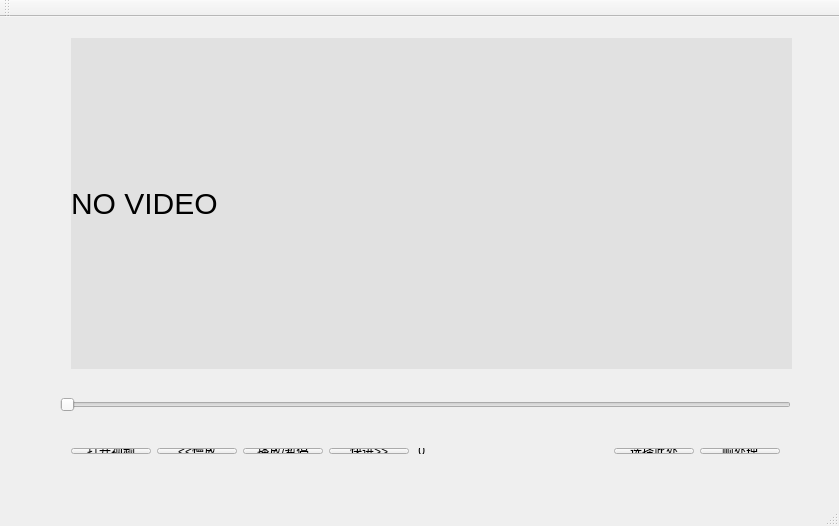
<?xml version="1.0" encoding="UTF-8"?>
<ui version="4.0">
 <class>Video_Form</class>
 <widget class="QMainWindow" name="Video_Form">
  <property name="geometry">
   <rect>
    <x>0</x>
    <y>0</y>
    <width>839</width>
    <height>526</height>
   </rect>
  </property>
  <property name="windowTitle">
   <string>Video_Form</string>
  </property>
  <widget class="QWidget" name="centralWidget">
   <widget class="QLabel" name="video_label">
    <property name="geometry">
     <rect>
      <x>71</x>
      <y>21</y>
      <width>721</width>
      <height>331</height>
     </rect>
    </property>
    <property name="styleSheet">
     <string notr="true">background:rgb(225, 225, 225);
font-size: 30px;
</string>
    </property>
    <property name="text">
     <string>NO VIDEO</string>
    </property>
   </widget>
   <widget class="QSlider" name="slider">
    <property name="geometry">
     <rect>
      <x>60</x>
      <y>380</y>
      <width>731</width>
      <height>16</height>
     </rect>
    </property>
    <property name="styleSheet">
     <string notr="true"/>
    </property>
    <property name="orientation">
     <enum>Qt::Horizontal</enum>
    </property>
   </widget>
   <widget class="QWidget" name="layoutWidget">
    <property name="geometry">
     <rect>
      <x>60</x>
      <y>420</y>
      <width>731</width>
      <height>28</height>
     </rect>
    </property>
    <layout class="QHBoxLayout" name="horizontalLayout">
     <item>
      <widget class="QPushButton" name="open_btn">
       <property name="text">
        <string>打开视频</string>
       </property>
      </widget>
     </item>
     <item>
      <widget class="QPushButton" name="pushButton">
       <property name="text">
        <string>&lt;&lt;慢放</string>
       </property>
      </widget>
     </item>
     <item>
      <widget class="QPushButton" name="start_btn">
       <property name="text">
        <string>播放/暂停</string>
       </property>
      </widget>
     </item>
     <item>
      <widget class="QPushButton" name="pushButton_2">
       <property name="text">
        <string>快进&gt;&gt;</string>
       </property>
      </widget>
     </item>
     <item>
      <widget class="QLabel" name="label_mag">
       <property name="text">
        <string> 0</string>
       </property>
      </widget>
     </item>
     <item>
      <spacer name="horizontalSpacer">
       <property name="orientation">
        <enum>Qt::Horizontal</enum>
       </property>
       <property name="sizeHint" stdset="0">
        <size>
         <width>40</width>
         <height>20</height>
        </size>
       </property>
      </spacer>
     </item>
     <item>
      <widget class="QPushButton" name="choose_btn">
       <property name="text">
        <string>选择此处</string>
       </property>
      </widget>
     </item>
     <item>
      <widget class="QPushButton" name="frame_handle_btn">
       <property name="text">
        <string>帧处理</string>
       </property>
      </widget>
     </item>
    </layout>
   </widget>
   <widget class="QWidget" name="">
    <property name="geometry">
     <rect>
      <x>660</x>
      <y>360</y>
      <width>131</width>
      <height>20</height>
     </rect>
    </property>
    <layout class="QHBoxLayout" name="horizontalLayout_2">
     <item>
      <widget class="QLabel" name="label_2">
       <property name="text">
        <string>帧:</string>
       </property>
      </widget>
     </item>
     <item>
      <widget class="QLabel" name="label_pos">
       <property name="text">
        <string>0</string>
       </property>
      </widget>
     </item>
     <item>
      <widget class="QLabel" name="label">
       <property name="text">
        <string>/</string>
       </property>
      </widget>
     </item>
     <item>
      <widget class="QLabel" name="label_total">
       <property name="text">
        <string>0</string>
       </property>
      </widget>
     </item>
    </layout>
   </widget>
  </widget>
  <widget class="QMenuBar" name="menuBar">
   <property name="geometry">
    <rect>
     <x>0</x>
     <y>0</y>
     <width>839</width>
     <height>23</height>
    </rect>
   </property>
  </widget>
  <widget class="QToolBar" name="mainToolBar">
   <attribute name="toolBarArea">
    <enum>TopToolBarArea</enum>
   </attribute>
   <attribute name="toolBarBreak">
    <bool>false</bool>
   </attribute>
  </widget>
  <widget class="QStatusBar" name="statusBar"/>
 </widget>
 <layoutdefault spacing="6" margin="11"/>
 <resources/>
 <connections/>
</ui>
